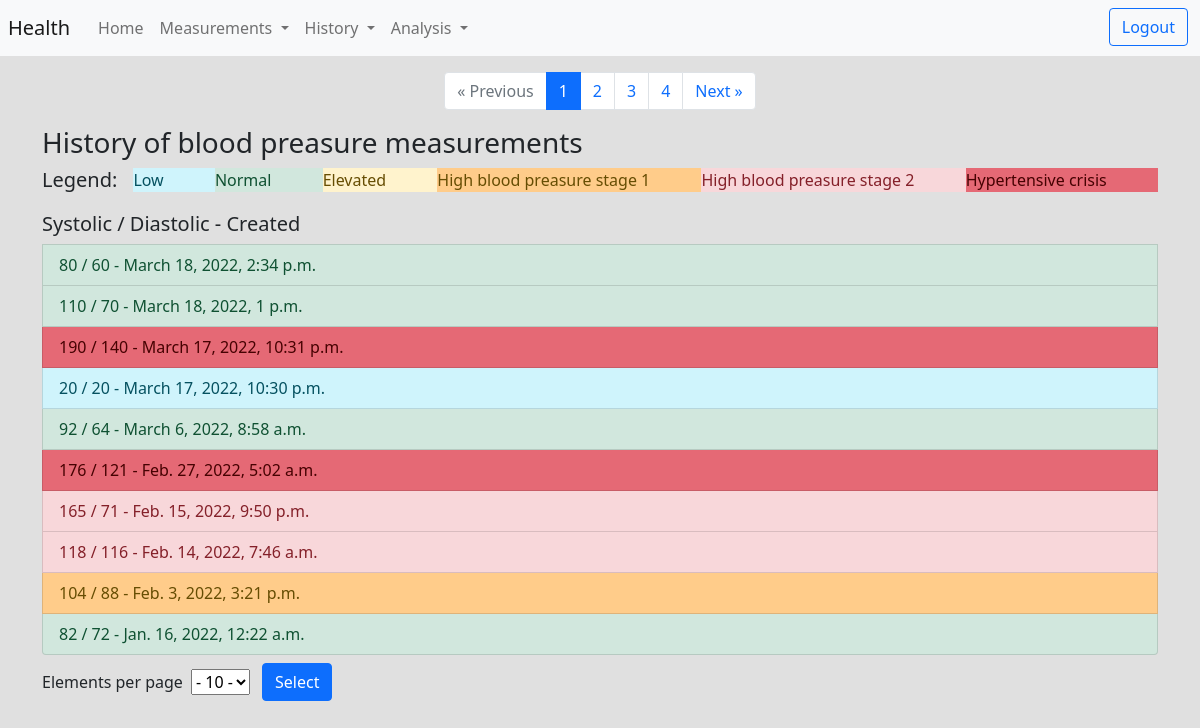
Before: /history/blood_preasure (signed in) with the older database file.
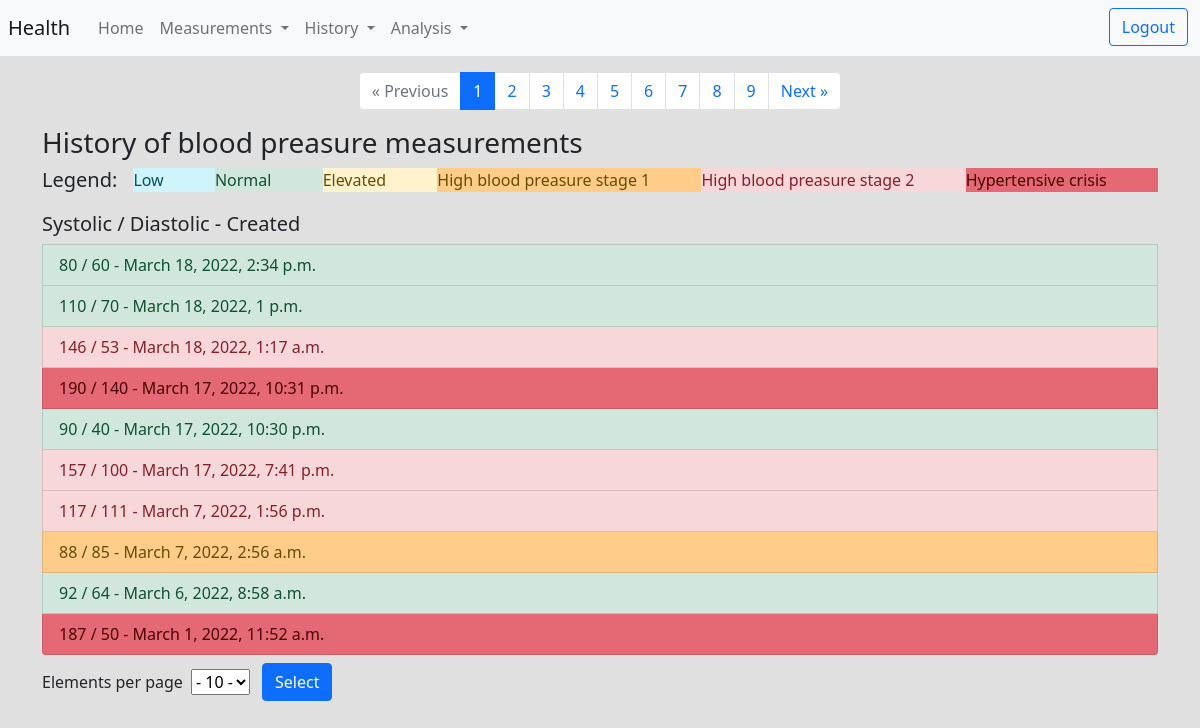
After: the same page with the newer database file.
### measurements/models.py (models this page shows, shortened)
class BloodPreasure(Timestamp):
  user = models.ForeignKey("auth.User", on_delete=models.CASCADE, related_name="blood_preasure")
  systolic_bp = models.IntegerField(blank=False, null=False)
  diastolic_bp = models.IntegerField(blank=False, null=False)
  category = models.PositiveSmallIntegerField(default=BPCategory.NORMAL)
  note = models.TextField(max_length=500, blank=True, null=True)

### history/views.py (the view)
# urls.py: path('blood_preasure', BloodPreasureHistory, name='blood_preasure_history'),
@login_required
def BloodPreasureHistory(request):
  user = request.user
  history = BloodPreasure.objects.filter(user=user).order_by('-created')
  if request.method == 'POST' and request.POST.get('selected'):
      elem_on_page = int(request.POST.get('selected').strip('-'))
  if request.method == 'GET':
    try:
      elem_on_page = int(request.GET.get('elem'))
    except:
      elem_on_page = 10
  paginator = Paginator(history, elem_on_page)
  page_number = request.GET.get('page')
  page_obj = paginator.get_page(page_number)
  return render(request,
                'history/blood.html',
                {'page_obj': page_obj,
                  'elem_on_page': elem_on_page,
                  'category': BPCategory}
                )

### history/templates/history/blood.html (shortened to what this page needs)
{% extends "base_history.html" %}
{% block in_body %}
    <div class="list-group">
      <h3>History of blood preasure measurements</h3>
      <div class="d-flex mb-1">
        <h5 class="me-3 my-0">Legend:</h5>
          <p class="list-group-item-info flex-fill">Low</p>
          <p class="list-group-item-success flex-fill">Normal</p>
          <p class="list-group-item-warning flex-fill">Elevated</p>
          <p class="list-group-item-height-warning flex-fill">High blood preasure stage 1</p>
          <p class="list-group-item-danger flex-fill">High blood preasure stage 2</p>
          <p class="list-group-item-height-danger flex-fill">Hypertensive crisis</p>
      </div>
      <h5>Systolic / Diastolic - Created</h5>
      {% for h in page_obj %}
        {% if h.category == category.CRISIS %}
          <a href="{% url 'history:blood_preasure_details' h.id %}" class="list-group-item list-group-item-height-danger">
        {% elif h.category == category.STAGE_2 %}
          <a href="{% url 'history:blood_preasure_details' h.id %}" class="list-group-item list-group-item-danger">
        {% elif h.category == category.STAGE_1 %}
          <a href="{% url 'history:blood_preasure_details' h.id %}" class="list-group-item list-group-item-height-warning">
        {% elif h.category == category.LOW %}
          <a href="{% url 'history:blood_preasure_details' h.id %}" class="list-group-item list-group-item-info">
        {% elif h.category == category.NORMAL %}
          <a href="{% url 'history:blood_preasure_details' h.id %}" class="list-group-item list-group-item-success">
        {% else %}
          <a href="{% url 'history:blood_preasure_details' h.id %}" class="list-group-item list-group-item-warning">
        {% endif %}
            {{ h.systolic_bp }} / {{ h.diastolic_bp }} - {{ h.created }}
          </a>
      {% endfor %}
    </div>
{% endblock %}

Changed rows visible on the page:
no longer on this page (row unchanged): BloodPreasure: systolic_bp "176", diastolic_bp "121", created "Feb. 27, 2022, 5:02 a.m."
no longer on this page (row unchanged): BloodPreasure: systolic_bp "165", diastolic_bp "71", created "Feb. 15, 2022, 9:50 p.m."
no longer on this page (row unchanged): BloodPreasure: systolic_bp "118", diastolic_bp "116", created "Feb. 14, 2022, 7:46 a.m."
no longer on this page (row unchanged): BloodPreasure: systolic_bp "104", diastolic_bp "88", created "Feb. 3, 2022, 3:21 p.m."
no longer on this page (row unchanged): BloodPreasure: systolic_bp "82", diastolic_bp "72", created "Jan. 16, 2022, 12:22 a.m."
added BloodPreasure: systolic_bp "146", diastolic_bp "53", created "March 18, 2022, 1:17 a.m."
changed BloodPreasure "March 17, 2022, 10:30 p.m.": category 1 → 2 (drawn); systolic_bp "20" → "90"; diastolic_bp "20" → "40"
added BloodPreasure: systolic_bp "157", diastolic_bp "100", created "March 17, 2022, 7:41 p.m."
added BloodPreasure: systolic_bp "117", diastolic_bp "111", created "March 7, 2022, 1:56 p.m."
added BloodPreasure: systolic_bp "88", diastolic_bp "85", created "March 7, 2022, 2:56 a.m."
added BloodPreasure: systolic_bp "187", diastolic_bp "50", created "March 1, 2022, 11:52 a.m."
Other visible differences:
new list line: "5"
new list line: "6"
new list line: "7"
new list line: "8"
new list line: "9"
